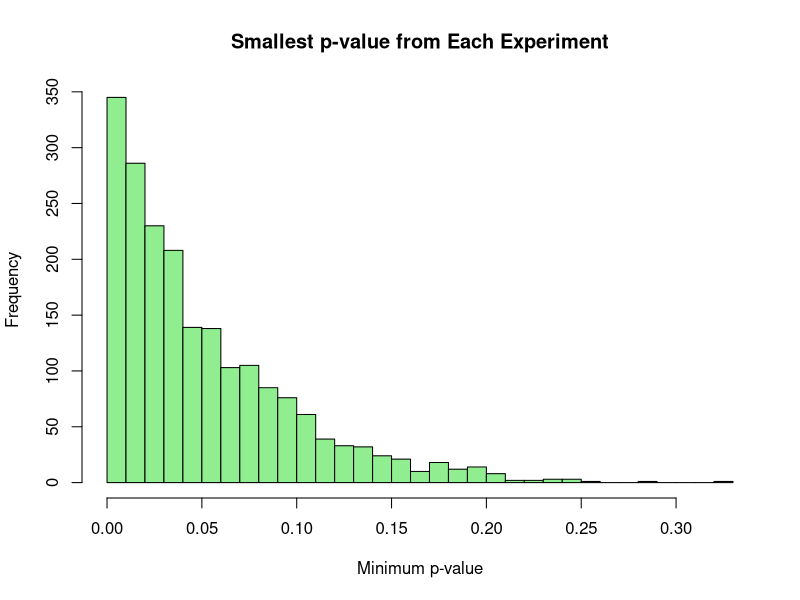
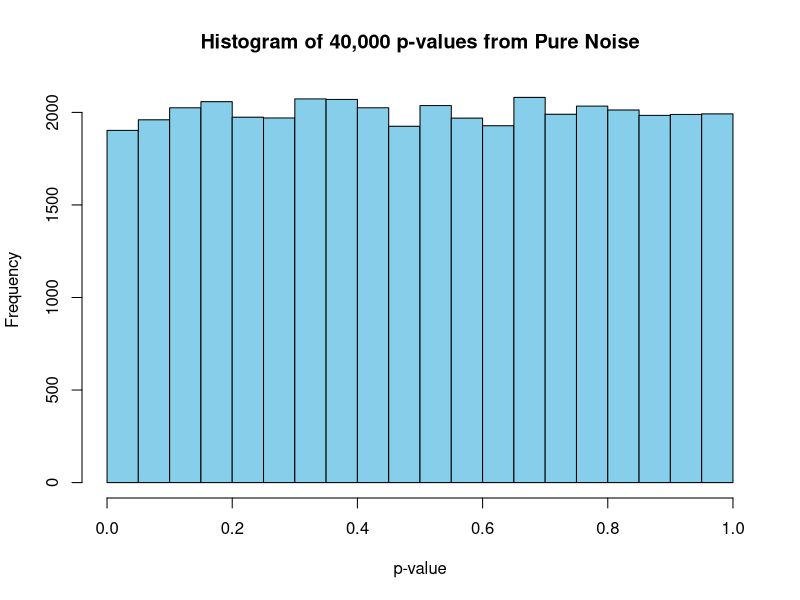
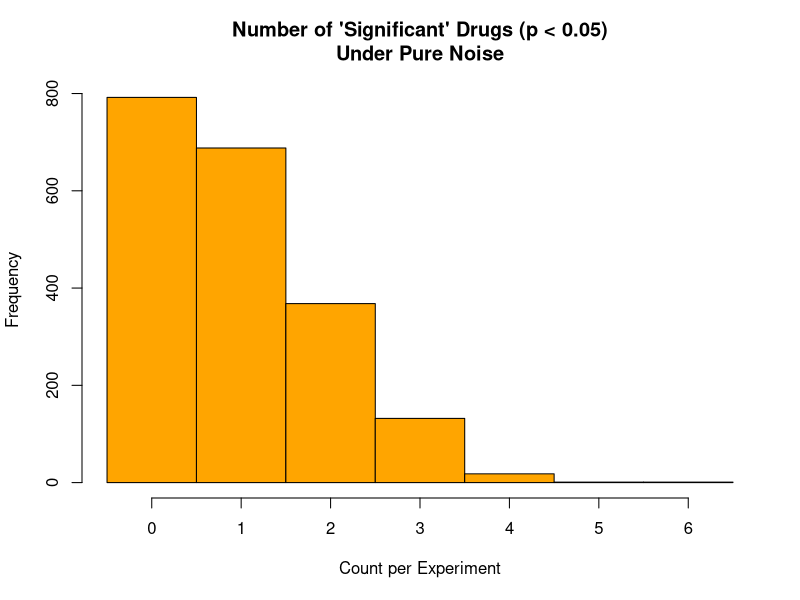

The R script that drew these images, in order:
#label===do1screen
do1screen <- function(m = 20, n = 30) {
  pvals <- numeric(m)
  for (j in 1:m) {
    placebo <- rnorm(n, mean = 0, sd = 1)
    drug    <- rnorm(n, mean = 0, sd = 1)  # no effect at all
    pvals[j] <- t.test(drug, placebo)$p.value
  }
  pvals
}

set.seed(1)
do1screen()
#===end

#label===pvalues
B <- 2000
all_p <- replicate(B, do1screen(), simplify = TRUE)
dim(all_p)  # 20 x 2000 matrix: 40,000 p-values in total
#===end

pdf("images/chapter_5/hypo-pvalues.pdf", width = 5, height = 4)
#label===hist
hist(all_p, breaks = 30, col = "skyblue",
     main = "Histogram of 40,000 p-values from Pure Noise",
     xlab = "p-value")
#===end
dev.off()

pdf("images/chapter_5/hypo-sigcount.pdf", width = 5, height = 4)
#label===sigcount
sig_count <- apply(all_p < 0.05, 2, sum)

hist(sig_count, breaks = seq(-0.5, max(sig_count) + 0.5, by = 1),
     col = "orange",
     main = "Number of 'Significant' Drugs (p < 0.05)\nUnder Pure Noise",
     xlab = "Count per Experiment")
#===end
dev.off()

#label===meansig
mean(sig_count >= 1)
#===end


#label===minp
min_p <- apply(all_p, 2, min)
hist(min_p, breaks = 30, col = "lightgreen",
     main = "Smallest p-value from Each Experiment",
     xlab = "Minimum p-value")
#===end
dev.off()


##


#label===do1screen_alt
do1screen_alt <- function(m = 20, n = 30, effect = 0.5) {
  pvals <- numeric(m)
  true_effect <- sample(1:m, 4)
  for (j in 1:m) {
    placebo <- rnorm(n, mean = 0, sd = 1)
    if (j %in% true_effect) {
      drug <- rnorm(n, mean = effect, sd = 1)
    } else {
      drug <- rnorm(n, mean = 0, sd = 1)
    }
    pvals[j] <- t.test(drug, placebo)$p.value
  }
  list(p = pvals, truth = true_effect)
}

set.seed(2)
#===end


##


#label===altresults
B <- 1000
results <- replicate(B, do1screen_alt(), simplify = FALSE)

TP_unc <- FP_unc <- TP_bonf <- FP_bonf <- numeric(B)

for (b in 1:B) {
  p <- results[[b]]$p
  truth <- results[[b]]$truth

  sig_unc <- which(p < 0.05)
  TP_unc[b] <- sum(sig_unc %in% truth)
  FP_unc[b] <- sum(!(sig_unc %in% truth))

  sig_bonf <- which(p < 0.05/20)
  TP_bonf[b] <- sum(sig_bonf %in% truth)
  FP_bonf[b] <- sum(!(sig_bonf %in% truth))
}

c("TP_unc"  = mean(TP_unc),
  "FP_unc"  = mean(FP_unc),
  "TP_bonf" = mean(TP_bonf),
  "FP_bonf" = mean(FP_bonf))
#===end
